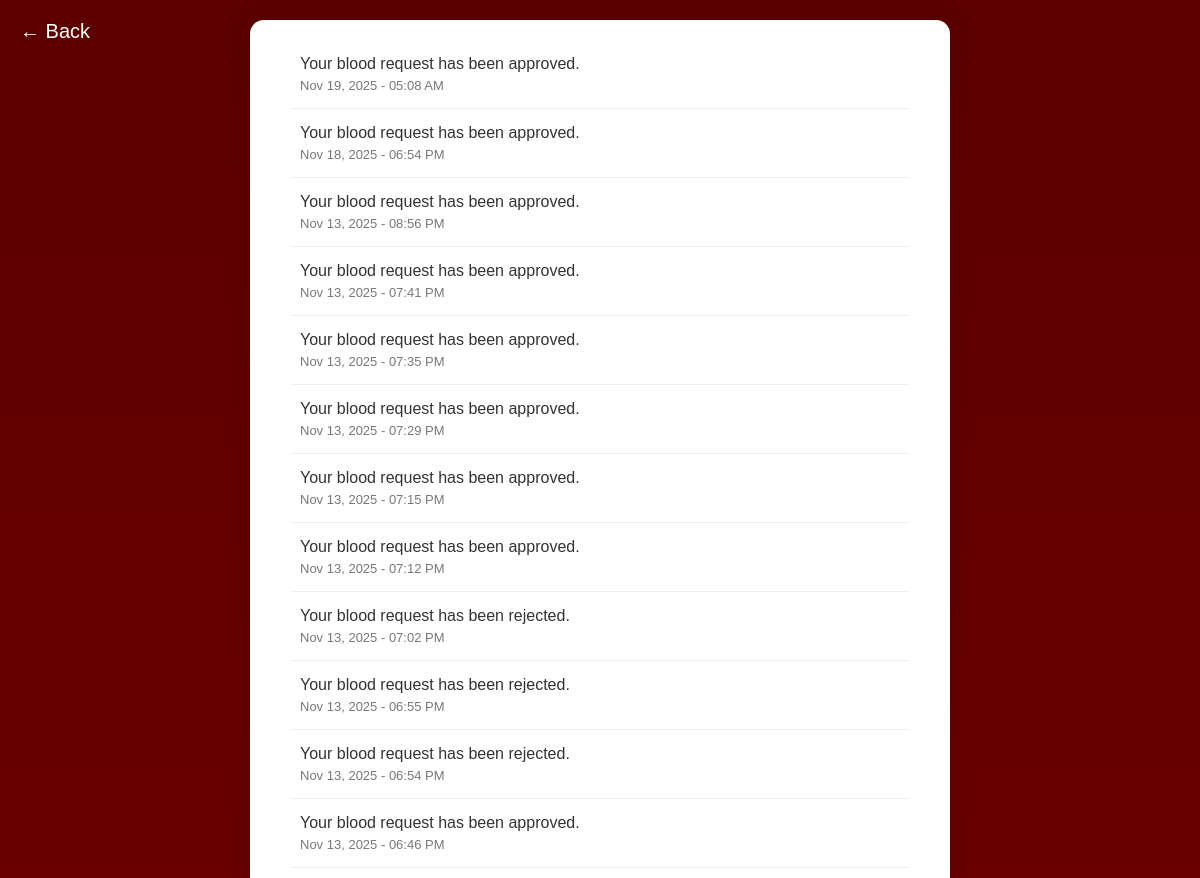
Before: /hospital/notifications/ (signed in, upper part) with the older database file.
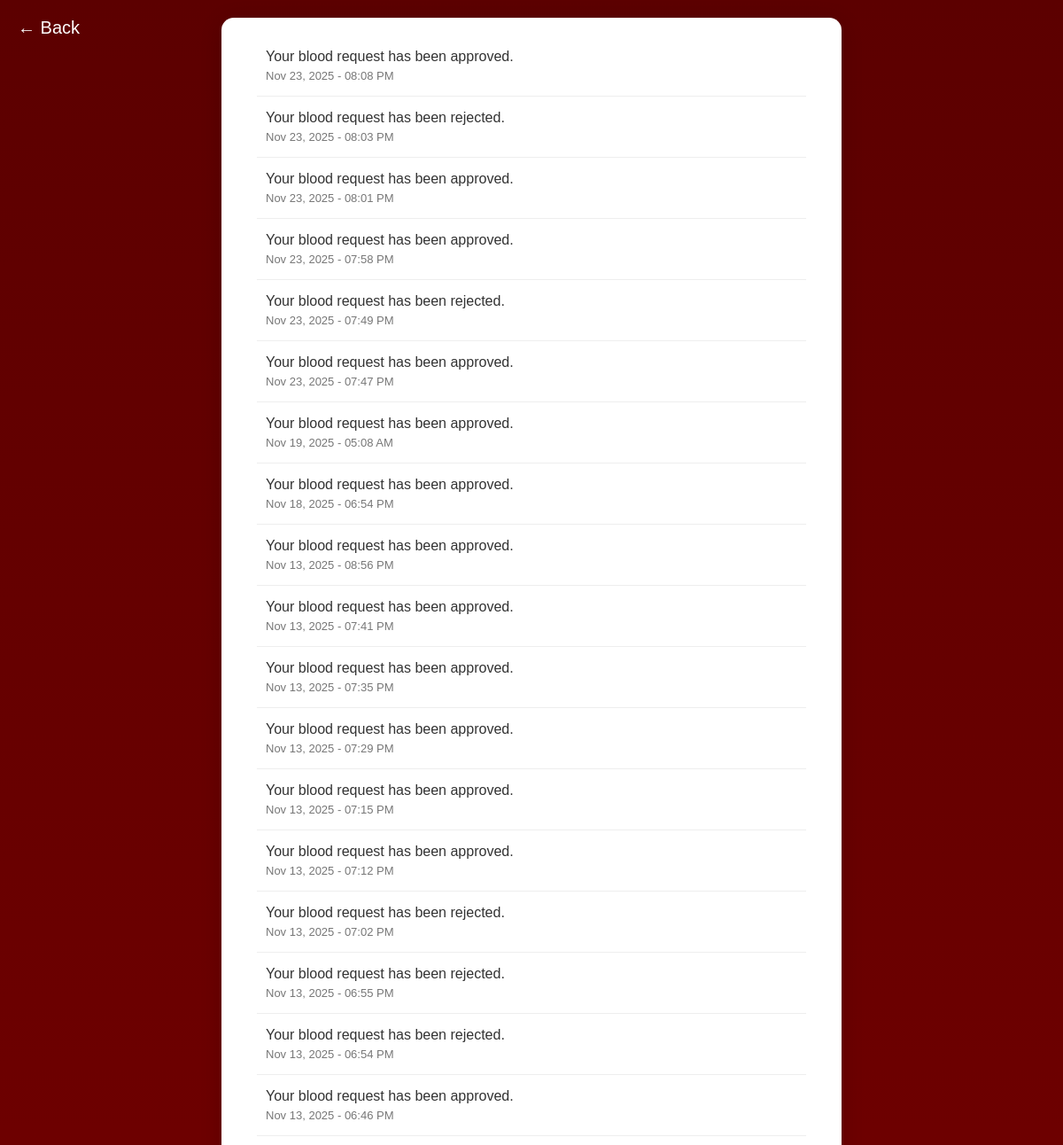
After: the same page with the newer database file.
### blood_bank_app/models.py (models this page shows, shortened)
class HospitalNotification(models.Model):
    hospital = models.ForeignKey(User, on_delete=models.CASCADE, related_name='hospital_notifications')
    message = models.TextField()
    created_at = models.DateTimeField(auto_now_add=True)
    is_read = models.BooleanField(default=False)
    class Meta:
        ordering = ['-created_at']
        verbose_name_plural = "Hospital Notifications"

### blood_bank_app/views.py (the view)
# urls.py: path('hospital/notifications/', views.hospital_notifications, name='hospital_notifications'),
@login_required
def hospital_notifications(request):
    hospital_user = request.user
    notifications = HospitalNotification.objects.filter(
        hospital=hospital_user
    ).order_by('-created_at')
    notifications.filter(is_read=False).update(is_read=True)
    return render(request, 'hospital/hospital_notifications.html', {'notifications': notifications})

### blood_bank_app/templates/hospital/hospital_notifications.html (shortened to what this page needs)
{% extends 'master.html' %}
{% load static %}
{% block content %}
<a href="javascript:history.back()" class="back-arrow">&#8592; Back</a>
<div class="notification-page">
  <div class="notification-container">
    {% if notifications %}
      <ul class="notification-list">
        {% for note in notifications %}
          <li class="notification-item {% if not note.is_read %}unread{% endif %}">
            <div class="message">{{ note.message }}</div>
            <div class="timestamp">{{ note.created_at|date:"M d, Y - h:i A" }}</div>
          </li>
        {% endfor %}
      </ul>
    {% else %}
      <p class="no-notifications">No notifications available.</p>
    {% endif %}
  </div>
</div>
{% endblock %}

Changed rows visible on the page:
added HospitalNotification: message "Your blood request has been approved.", created_at "Nov 23, 2025 - 08:08 PM"
added HospitalNotification: message "Your blood request has been rejected.", created_at "Nov 23, 2025 - 08:03 PM"
added HospitalNotification: message "Your blood request has been approved.", created_at "Nov 23, 2025 - 08:01 PM"
added HospitalNotification: message "Your blood request has been approved.", created_at "Nov 23, 2025 - 07:58 PM"
added HospitalNotification: message "Your blood request has been rejected.", created_at "Nov 23, 2025 - 07:49 PM"
added HospitalNotification: message "Your blood request has been approved.", created_at "Nov 23, 2025 - 07:47 PM"
